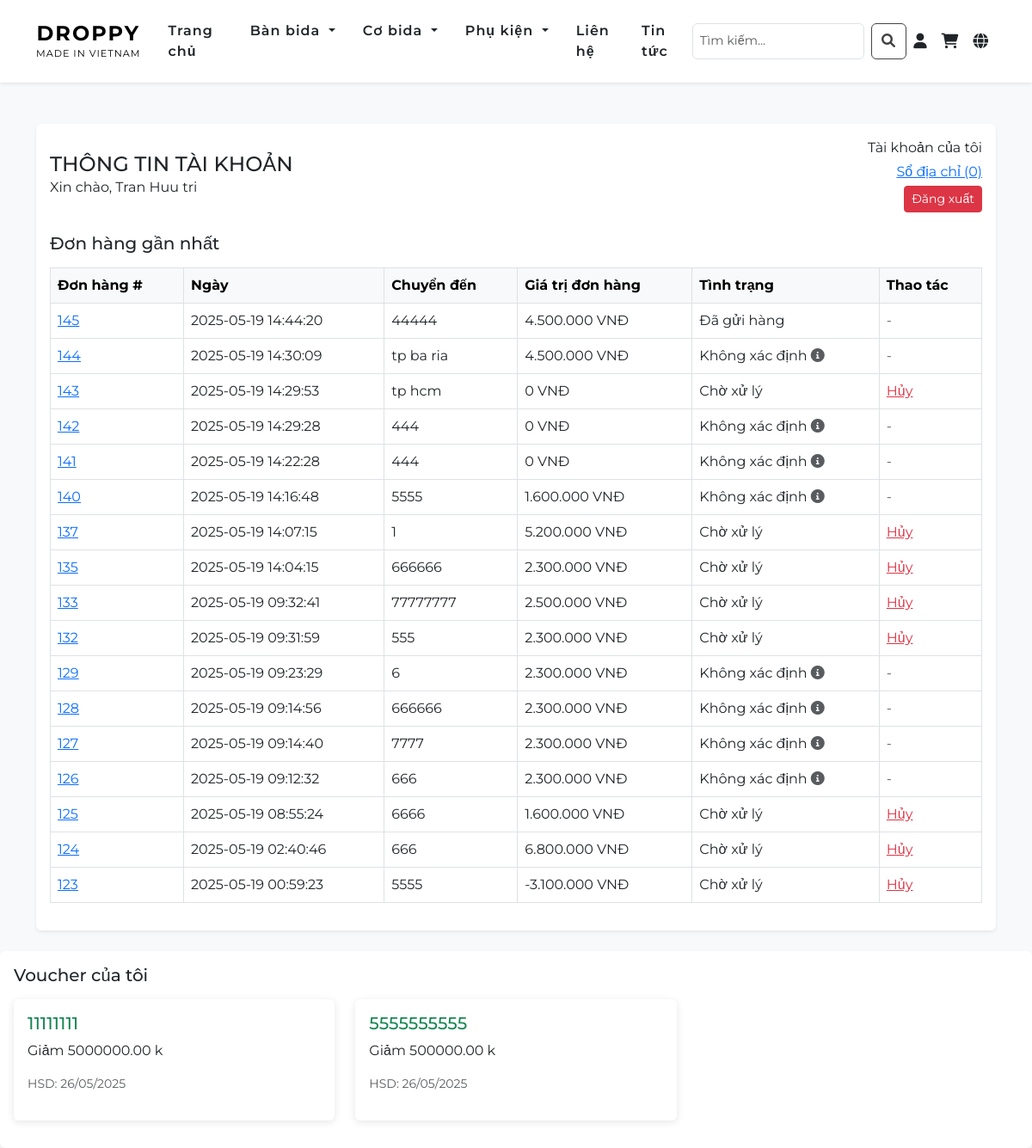
/account/info (signed in), run on the app's committed database.
### tables this page shows
CREATE TABLE `account` (
  `id` int(11) NOT NULL,
  `email` varchar(100) NOT NULL,
  `fullname` varchar(255) NOT NULL,
  `phone` varchar(15) NOT NULL,
  `password` varchar(255) NOT NULL,
  `verification_token` varchar(255) DEFAULT NULL,
  `is_verified` tinyint(1) NOT NULL DEFAULT 0,
  `role` enum('user','admin') DEFAULT 'user',
  `created_at` timestamp NOT NULL DEFAULT current_timestamp()
);

CREATE TABLE `orders` (
  `id` int(11) NOT NULL,
  `id_account` int(11) DEFAULT NULL,
  `name` varchar(255) NOT NULL,
  `phone` varchar(20) NOT NULL,
  `address` text NOT NULL,
  `created_at` timestamp NOT NULL DEFAULT current_timestamp(),
  `total` int(11) NOT NULL DEFAULT 0,
  `status` enum('Chờ xử lý','Đã chuyển khoản','Đã thanh toán','Đã gửi hàng','Đã giao','Đã huỷ') DEFAULT 'Chờ xử lý',
  `payment_method` enum('COD','MOMO_QR') DEFAULT 'COD',
  `momo_transaction_code` varchar(255) DEFAULT NULL,
  `discount` decimal(15,2) DEFAULT 0.00,
  `voucher_code` varchar(50) DEFAULT NULL
);

CREATE TABLE `user_vouchers` (
  `id` int(11) NOT NULL,
  `voucher_id` int(11) NOT NULL,
  `user_id` int(11) NOT NULL,
  `is_used` tinyint(1) DEFAULT 0,
  `used_at` datetime DEFAULT NULL,
  `created_at` timestamp NOT NULL DEFAULT current_timestamp()
);

CREATE TABLE `vouchers` (
  `id` int(11) NOT NULL,
  `code` varchar(50) NOT NULL,
  `discount_type` enum('percentage','fixed') NOT NULL,
  `discount_value` decimal(10,2) NOT NULL,
  `min_order_amount` decimal(10,2) DEFAULT 0.00,
  `start_date` datetime NOT NULL,
  `end_date` datetime NOT NULL,
  `usage_limit` int(11) DEFAULT 0,
  `used_count` int(11) DEFAULT 0,
  `status` enum('active','inactive') DEFAULT 'active',
  `description` text DEFAULT NULL,
  `created_at` timestamp NOT NULL DEFAULT current_timestamp()
);

### app/controllers/AccountController.php (called while the page is built, shortened)
<?php
require_once('app/config/database.php');
require_once('app/models/AccountModel.php');
class AccountController {
    private $accountModel;
    private $db;
    public function __construct() {
        $this->db = (new Database())->getConnection();
        $this->accountModel = new AccountModel($this->db);
    }
    public function info() {
        $user = $_SESSION['user'];
        $account = $this->accountModel->getAccountByEmail($user['email']);
        $query = "SELECT o.* FROM orders o WHERE o.id_account = :account_id ORDER BY o.created_at DESC";
        $stmt = $this->db->prepare($query);
        $stmt->bindParam(':account_id', $account->id, PDO::PARAM_INT);
        $stmt->execute();
        $orders = $stmt->fetchAll(PDO::FETCH_ASSOC);
        include_once 'app/views/account/info.php';
    }
}
?>

### index.php (called while the page is built, shortened)
<?php
$url = $_GET['url'] ?? '';
$url = rtrim($url, '/');
$url = filter_var($url, FILTER_SANITIZE_URL);
$url = explode('/', $url);
$action = isset($url[1]) && $url[1] !== '' ? $url[1] : 'index';
$controller = new $controllerName();
call_user_func_array([$controller, $action], array_slice($url, 2));

### app/models/AccountModel.php (called while the page is built, shortened)
<?php
class AccountModel {
    private $conn;
    private $table_name = "account";
    public function __construct($db) {
        $this->conn = $db;
    }
    public function getAccountVouchers($account_id)
    {
        $query = "SELECT v.code AS voucher_code, v.discount_type, v.discount_value, v.min_order_amount,
                         v.start_date, v.end_date, uv.is_used
                  FROM user_vouchers uv
                  JOIN vouchers v ON uv.voucher_id = v.id
                  WHERE uv.user_id = :account_id AND v.status = 'active'
                  AND v.start_date <= NOW() AND v.end_date >= NOW()";
        $stmt = $this->conn->prepare($query);
        $stmt->bindParam(':account_id', $account_id, PDO::PARAM_INT);
        $stmt->execute();
        return $stmt->fetchAll(PDO::FETCH_OBJ);
    }
    public function getAccountByEmail($email) {
        $query = "SELECT * FROM " . $this->table_name . " WHERE email = :email LIMIT 0,1";
        $stmt = $this->conn->prepare($query);
        $stmt->bindParam(":email", $email);
        $stmt->execute();
        return $stmt->fetch(PDO::FETCH_OBJ);
    }
}
?>

### app/config/database.php (called while the page is built, shortened)
<?php
class Database
{
    private $host = "localhost";
    private $db_name = "droppy";
    private $username = "root";
    private $password = "";
    public function getConnection()
    {
        $this->conn = null;
        try {
            $this->conn = new PDO("mysql:host=" . $this->host . ";dbname=" . $this->db_name, $this->username, $this->password);
            $this->conn->exec("set names utf8");
        } catch (PDOException $exception) {
            echo "Connection error: " . $exception->getMessage();
        }
        return $this->conn;
    }
}

### app/views/account/info.php (the view)
<?php include 'app/views/shares/header.php'; ?>
<div class="container mt-5">
    <div class="row">
        <div class="col-12">
            <div class="card shadow-sm">
                <div class="card-body">
                    <div class="d-flex justify-content-between align-items-center mb-4">
                        <div>
                            <h1 class="h4 mb-0">THÔNG TIN TÀI KHOẢN</h1>
                            <p class="mb-0">Xin chào, <?php echo htmlspecialchars($user['fullname']); ?></p>
                        </div>
                        <div class="text-end">
                            <p class="mb-1">Tài khoản của tôi</p>
                            <p class="mb-1"><a href="#" class="text-primary">Sổ địa chỉ (0)</a></p>
                            <a href="/webdr/account/logout" class="btn btn-danger btn-sm">Đăng xuất</a>
                        </div>
                    </div>
                    <h3 class="h5 mb-3">Đơn hàng gần nhất</h3>
                    <div class="table-responsive">
                        <table class="table table-bordered">
                            <thead class="table-light">
                                <tr>
                                    <th>Đơn hàng #</th>
                                    <th>Ngày</th>
                                    <th>Chuyển đến</th>
                                    <th>Giá trị đơn hàng</th>
                                    <th>Tình trạng</th>
                                    <th>Thao tác</th>
                                </tr>
                            </thead>
                            <tbody>
                                <?php if (empty($orders)): ?>
                                    <tr>
                                        <td colspan="6" class="text-muted text-center">Không có đơn hàng nào.</td>
                                    </tr>
                                <?php else: ?>
                                    <?php foreach ($orders as $order): ?>
                                        <tr>
                                            <td>
                                            <a href="/webdr/account/orderDetails/<?php echo $order['id']; ?>">
        <?php echo htmlspecialchars($order['id']); ?>
    </a>
                                            </td>
                                            <td><?php echo htmlspecialchars($order['created_at']); ?></td>
                                            <td><?php echo htmlspecialchars($order['address']); ?></td>
                                            <td><?php echo number_format($order['total'], 0, ',', '.') . ' VNĐ'; ?></td>
<td>
    <?php
    echo htmlspecialchars($order['status_display']);
    if ($order['status_display'] != $order['status']) {
        echo ' <i class="fas fa-info-circle text-muted" title="Giá trị gốc: '.htmlspecialchars($order['status']).'"></i>';
    }
    ?>
</td>
                                            <td>
                                                <?php if (in_array($order['status'], ['Chờ xử lý', 'Đã thanh toán'])): ?>
                                                    <a href="/webdr/account/cancelOrder/<?php echo $order['id']; ?>"
                                                       class="text-danger"
                                                       onclick="return confirm('Bạn có chắc chắn muốn hủy đơn hàng này?');">
                                                        Hủy
                                                    </a>
                                                <?php else: ?>
                                                    <span class="text-muted">-</span>
                                                <?php endif; ?>
                                            </td>
                                        </tr>
                                    <?php endforeach; ?>
                                <?php endif; ?>
                            </tbody>
                        </table>
                    </div>
                </div>
            </div>
        </div>
    </div>
</div>
                                        <div class="card shadow-sm mt-4">
    <div class="card-body">
        <h3 class="h5 mb-3">Voucher của tôi</h3>
        <div class="row">
            <?php
            $vouchers = $this->accountModel->getAccountVouchers($account->id);
            if (empty($vouchers)): ?>
                <div class="col-12 text-muted text-center">Bạn chưa có voucher nào.</div>
            <?php else: ?>
                <?php foreach ($vouchers as $voucher): ?>
                    <div class="col-md-4 mb-3">
                        <div class="card border-success">
                            <div class="card-body">
                                <h5 class="card-title text-success"><?php echo htmlspecialchars($voucher->voucher_code); ?></h5>
                                <p class="card-text">
                                    Giảm <?php echo $voucher->discount_value; ?>
                                    <?php echo $voucher->discount_type === 'percent' ? '%' : 'k'; ?>
                                </p>
                                <p class="small text-muted">
                                    HSD: <?php echo date('d/m/Y', strtotime($voucher->end_date)); ?>
                                </p>
                            </div>
                        </div>
                    </div>
                <?php endforeach; ?>
            <?php endif; ?>
        </div>
    </div>
</div>
</body>
</html>

### app/views/css/style.css (style rules this page uses)
body { font-family: "Montserrat", sans-serif; background-color: #f8f9fa; }
.btn-sm { padding: 0.35rem 0.75rem; font-size: 0.85rem; }
.card { transition: transform 0.3s, box-shadow 0.3s; border: none; box-shadow: 0 2px 10px rgba(0, 0, 0, 0.1); }
.card-body { padding: 1rem; }
.btn-sm { padding: 0.25rem 0.5rem; font-size: 0.875rem; }

### data on the page
account: fullname "Tran Huu tri"
orders: id "145", created_at "2025-05-19 14:44:20", address "44444", total "4.500.000", status "Đã gửi hàng"
orders: id "144", created_at "2025-05-19 14:30:09", address "tp ba ria", total "4.500.000", status_display "Không xác định"
orders: id "143", created_at "2025-05-19 14:29:53", address "tp hcm", total "0", status "Chờ xử lý"
orders: id "142", created_at "2025-05-19 14:29:28", address "444", total "0", status_display "Không xác định"
orders: id "141", created_at "2025-05-19 14:22:28", address "444", total "0", status_display "Không xác định"
orders: id "140", created_at "2025-05-19 14:16:48", address "5555", total "1.600.000", status_display "Không xác định"
orders: id "137", created_at "2025-05-19 14:07:15", address "1", total "5.200.000", status "Chờ xử lý"
orders: id "135", created_at "2025-05-19 14:04:15", address "666666", total "2.300.000", status "Chờ xử lý"
orders: id "133", created_at "2025-05-19 09:32:41", address "77777777", total "2.500.000", status "Chờ xử lý"
orders: id "132", created_at "2025-05-19 09:31:59", address "555", total "2.300.000", status "Chờ xử lý"
orders: id "129", created_at "2025-05-19 09:23:29", address "6", total "2.300.000", status_display "Không xác định"
orders: id "128", created_at "2025-05-19 09:14:56", address "666666", total "2.300.000", status_display "Không xác định"
orders: id "127", created_at "2025-05-19 09:14:40", address "7777", total "2.300.000", status_display "Không xác định"
orders: id "126", created_at "2025-05-19 09:12:32", address "666", total "2.300.000", status_display "Không xác định"
orders: id "125", created_at "2025-05-19 08:55:24", address "6666", total "1.600.000", status "Chờ xử lý"
orders: id "124", created_at "2025-05-19 02:40:46", address "666", total "6.800.000", status "Chờ xử lý"
orders: id "123", created_at "2025-05-19 00:59:23", address "5555", total "-3.100.000", status "Chờ xử lý"
user_vouchers: voucher.code "11111111", voucher.discount_value "5000000.00", voucher.end_date "26/05/2025"
user_vouchers: voucher.code "5555555555", voucher.discount_value "500000.00", voucher.end_date "26/05/2025"

### other printed values
trans('home') "Trang chủ"
trans('ban_bida') "Bàn bida"
trans('co_bida') "Cơ bida"
trans('phu_kien') "Phụ kiện"
trans('contact') "Liên hệ"
trans('news') "Tin tức"
